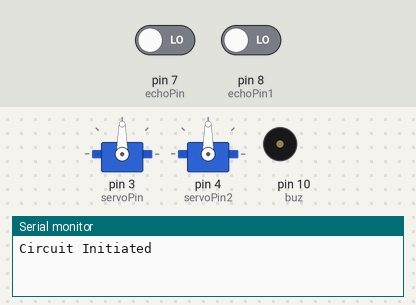
The sketch below on a simulated Arduino Uno, built with avr-gcc and run on an emulated ATmega328P. On the bench: 2 × servo, buzzer (waves = sounding), the last lines printed to the serial monitor. The test bench sets the inputs (shaded band); at power-on: pin 7 (echoPin) LOW, pin 8 (echoPin1) LOW.

Above: at 0.1 s.
At 2.1 s:
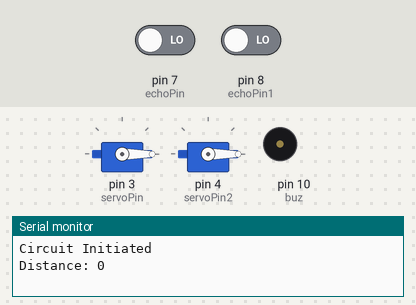
At 15.7 s:
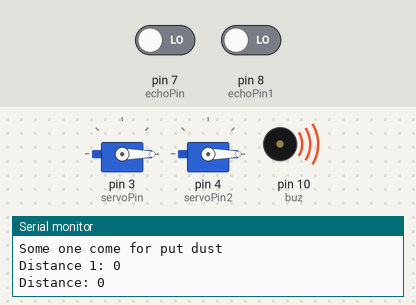
At 39.1 s:
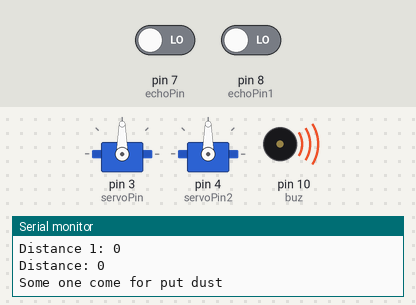
Timing chart, 0 to 40.0 s (numbered marks = the images above):
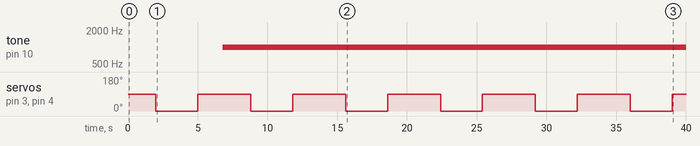

Measured:
- by itself, tone on pin 10 (buz): silent → 1000 Hz at 6.8 s
- by itself, servo on pin 3 (servoPin), servo on pin 4 (servoPin2): alternates 90° for 3.8 s and 0° for 3.0 s

The sketch:

IOT_Project.ino
```cpp
#include <Servo.h>

const int triggerPin = 6;
const int echoPin = 7;
int servoPin = 3;
int servoPin2 = 4;

const int echoPin1 = 8;
const int trigPin1 = 9;
const int buz = 10;

Servo Servo1;
Servo Servo2;
long duration;
int distance;
long duration1;
int distance1;

void setup() {

  Serial.begin(9600);
  Servo1.attach(servoPin);
  Servo2.attach(servoPin2);
  Serial.println("Circuit Initiated");

  pinMode(triggerPin, OUTPUT);
  pinMode(echoPin, INPUT);
  pinMode(trigPin1, OUTPUT);
  pinMode(echoPin1, INPUT);
  pinMode(buz, OUTPUT);
}

void loop() {

      digitalWrite(triggerPin, LOW);
      delayMicroseconds(2);
      digitalWrite(triggerPin, HIGH);
      delayMicroseconds(10);
      digitalWrite(echoPin, LOW);
      duration= pulseIn(echoPin, HIGH);
      distance= duration*0.034/2;

      Serial.print("Distance: ");
      Serial.println(distance);
      delay(1000);

      if(distance < 10)
        {
          Servo1.write(0);
          Servo2.write(0);
          delay(3000);
          //Servo1.write(90);
          //Servo2.write(90);
          Servo1.write(90);
          Servo2.write(90);
          Serial.println("Some one come for put dust");
        }else
        {
          Serial.println("----Ok----");
        }
      delay(400);

      digitalWrite(trigPin1, LOW);
      delayMicroseconds(2);
      digitalWrite(trigPin1, HIGH);
      delayMicroseconds(10);
      digitalWrite(echoPin1, LOW);
      duration1= pulseIn(echoPin1, HIGH);
      distance1= duration1*0.034/2;

      Serial.print("Distance 1: ");
      Serial.println(distance1);
      delay(400);

      if(distance1<10){
        tone(buz,1000);
      }else{
        noTone(buz);
      }

}
```
